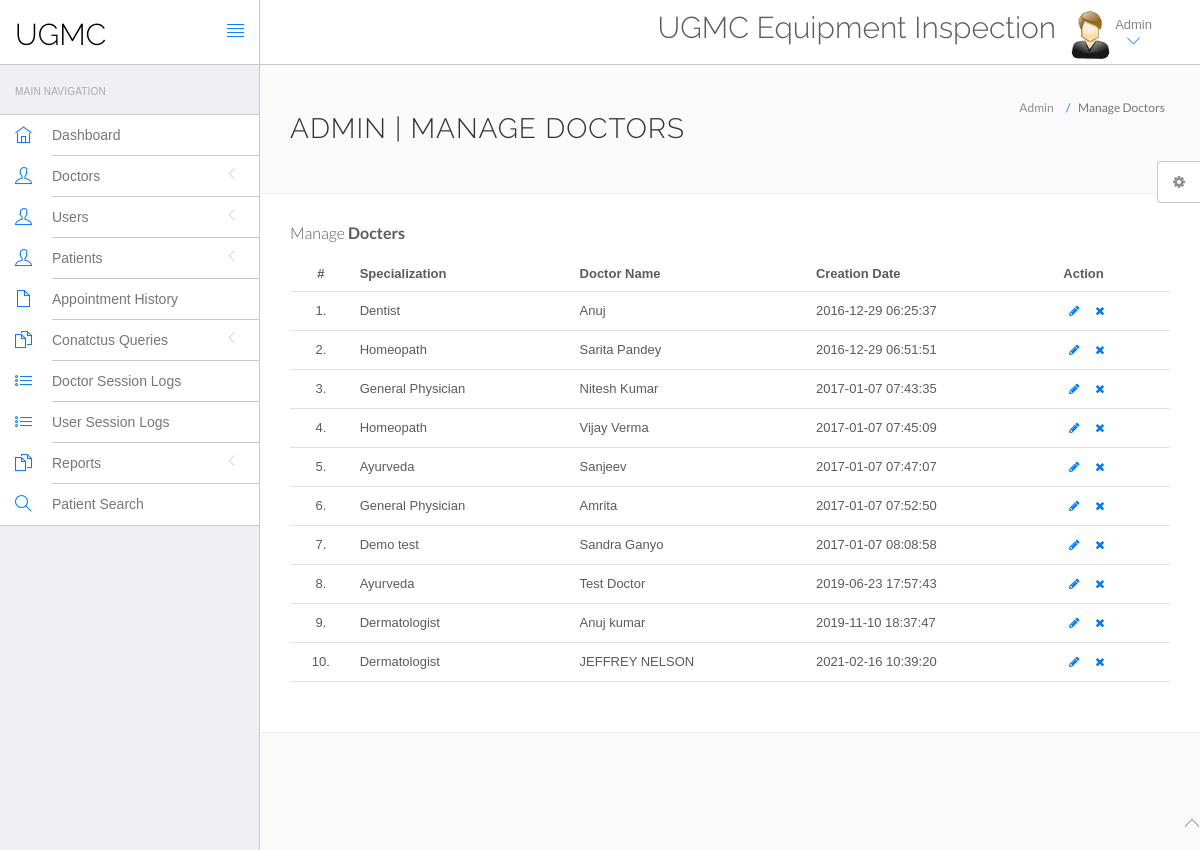
Page /hms/admin/manage-doctors.php (signed in) on the committed database.
### tables this page shows
CREATE TABLE `doctors` (
  `id` int(11) NOT NULL,
  `specilization` varchar(255) DEFAULT NULL,
  `doctorName` varchar(255) DEFAULT NULL,
  `address` longtext DEFAULT NULL,
  `docFees` varchar(255) DEFAULT NULL,
  `contactno` bigint(11) DEFAULT NULL,
  `docEmail` varchar(255) DEFAULT NULL,
  `password` varchar(255) DEFAULT NULL,
  `creationDate` timestamp NULL DEFAULT current_timestamp(),
  `updationDate` timestamp NULL DEFAULT NULL ON UPDATE current_timestamp()
);

### hms/admin/manage-doctors.php (the view, shortened to what this page needs)
<?php
include('include/config.php');
?>
<!DOCTYPE html>
<html lang="en">
	<head>
		<link rel="stylesheet" href="vendor/bootstrap/css/bootstrap.min.css">
		<link rel="stylesheet" href="vendor/fontawesome/css/font-awesome.min.css">
		<link rel="stylesheet" href="vendor/themify-icons/themify-icons.min.css">
		<link href="vendor/animate.css/animate.min.css" rel="stylesheet" media="screen">
		<link href="vendor/perfect-scrollbar/perfect-scrollbar.min.css" rel="stylesheet" media="screen">
		<link href="vendor/switchery/switchery.min.css" rel="stylesheet" media="screen">
		<link href="vendor/bootstrap-touchspin/jquery.bootstrap-touchspin.min.css" rel="stylesheet" media="screen">
		<link href="vendor/select2/select2.min.css" rel="stylesheet" media="screen">
		<link href="vendor/bootstrap-datepicker/bootstrap-datepicker3.standalone.min.css" rel="stylesheet" media="screen">
		<link href="vendor/bootstrap-timepicker/bootstrap-timepicker.min.css" rel="stylesheet" media="screen">
		<link rel="stylesheet" href="assets/css/styles.css">
		<link rel="stylesheet" href="assets/css/plugins.css">
		<link rel="stylesheet" href="assets/css/themes/theme-1.css" id="skin_color" />
	</head>
	<body>
		<div id="app">
<?php include('include/sidebar.php');?>
			<div class="app-content">
						<?php include('include/header.php');?>
				<div class="main-content" >
					<div class="wrap-content container" id="container">
						<section id="page-title">
							<div class="row">
								<div class="col-sm-8">
									<h1 class="mainTitle">Admin | Manage Doctors</h1>
																	</div>
								<ol class="breadcrumb">
									<li>
										<span>Admin</span>
									</li>
									<li class="active">
										<span>Manage Doctors</span>
									</li>
								</ol>
							</div>
						</section>
						<div class="container-fluid container-fullw bg-white">
									<div class="row">
								<div class="col-md-12">
									<h5 class="over-title margin-bottom-15">Manage <span class="text-bold">Docters</span></h5>
									<table class="table table-hover" id="sample-table-1">
										<thead>
											<tr>
												<th class="center">#</th>
												<th>Specialization</th>
												<th class="hidden-xs">Doctor Name</th>
												<th>Creation Date </th>
												<th>Action</th>
											</tr>
										</thead>
										<tbody>
<?php
$sql=mysqli_query($con,"select * from doctors");
$cnt=1;
while($row=mysqli_fetch_array($sql))
{
?>
											<tr>
												<td class="center"><?php echo $cnt;?>.</td>
												<td class="hidden-xs"><?php echo $row['specilization'];?></td>
												<td><?php echo $row['doctorName'];?></td>
												<td><?php echo $row['creationDate'];?>
												</td>
												<td >
												<div class="visible-md visible-lg hidden-sm hidden-xs">
							<a href="edit-doctor.php?id=<?php echo $row['id'];?>" class="btn btn-transparent btn-xs" tooltip-placement="top" tooltip="Edit"><i class="fa fa-pencil"></i></a>
	<a href="manage-doctors.php?id=<?php echo $row['id']?>&del=delete" onClick="return confirm('Are you sure you want to delete?')"class="btn btn-transparent btn-xs tooltips" tooltip-placement="top" tooltip="Remove"><i class="fa fa-times fa fa-white"></i></a>
												</div>
												</td>
											</tr>
											<?php
$cnt=$cnt+1;
											 }?>
										</tbody>
									</table>
								</div>
							</div>
								</div>
							</div>
						</div>
					</div>
				</div>
	<?php include('include/footer.php');?>
	<?php include('include/setting.php');?>
	</body>
</html>

### hms/admin/assets/css/themes/theme-1.css (style rules this page uses)
body { background: #FAFAFA; }

### rows in the picture
doctors: specilization "Dentist", doctorName "Anuj", creationDate "2016-12-29 06:25:37"
doctors: specilization "Homeopath", doctorName "Sarita Pandey", creationDate "2016-12-29 06:51:51"
doctors: specilization "General Physician", doctorName "Nitesh Kumar", creationDate "2017-01-07 07:43:35"
doctors: specilization "Homeopath", doctorName "Vijay Verma", creationDate "2017-01-07 07:45:09"
doctors: specilization "Ayurveda", doctorName "Sanjeev", creationDate "2017-01-07 07:47:07"
doctors: specilization "General Physician", doctorName "Amrita", creationDate "2017-01-07 07:52:50"
doctors: specilization "Demo test", doctorName "Sandra Ganyo", creationDate "2017-01-07 08:08:58"
doctors: specilization "Ayurveda", doctorName "Test Doctor", creationDate "2019-06-23 17:57:43"
doctors: specilization "Dermatologist", doctorName "Anuj kumar", creationDate "2019-11-10 18:37:47"
doctors: specilization "Dermatologist", doctorName "JEFFREY NELSON", creationDate "2021-02-16 10:39:20"
